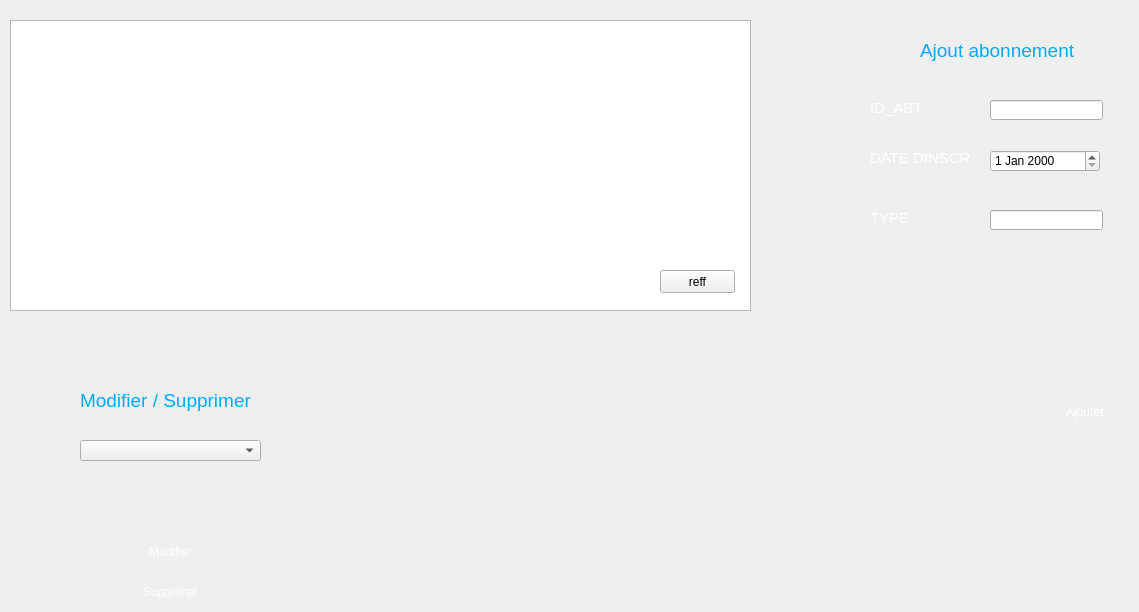
   <widget class="QWidget" name="tab_2">
    <attribute name="title">
     <string>abonnement</string>
    </attribute>
    <widget class="QLabel" name="label_7">
     <property name="geometry">
      <rect>
       <x>80</x>
       <y>390</y>
       <width>171</width>
       <height>21</height>
      </rect>
     </property>
     <property name="font">
      <font>
       <pointsize>14</pointsize>
      </font>
     </property>
     <property name="styleSheet">
      <string notr="true">color:rgb(0, 170, 255);border-image: url(:/images/images/WHITE.png);</string>
     </property>
     <property name="text">
      <string>Modifier / Supprimer</string>
     </property>
    </widget>
    <widget class="QComboBox" name="comboBoxabt">
     <property name="geometry">
      <rect>
       <x>80</x>
       <y>440</y>
       <width>181</width>
       <height>21</height>
      </rect>
     </property>
    </widget>
    <widget class="QPushButton" name="Supprimer_2">
     <property name="geometry">
      <rect>
       <x>120</x>
       <y>580</y>
       <width>101</width>
       <height>23</height>
      </rect>
     </property>
     <property name="styleSheet">
      <string notr="true">QPushButton {
color: #ffffff;
border: 0px solid ;
font: 10pt &quot;Segoe UI Black&quot;;
border-radius: 26px;
padding: 5px;
background: qradialgradient(cx: 0.3, cy: -0.4,
fx: 0.3, fy: -0.4,
radius: 1.65, stop: 0 #1E73E8, stop: 1 #1E73E8);
min-width: 80px;
}

QPushButton:hover {
background: qradialgradient(cx: 0.3, cy: -0.4,
fx: 0.3, fy: -0.4,
radius: 1.65, stop: 0 #5E9DF5, stop: 1 #5E9DF5);
}

 QPushButton:pressed {
background: qradialgradient(cx: 0.4, cy: -0.1,
fx: 0.4, fy: -0.1,
radius: 1.65, stop: 0 #0936F5, stop: 1 #0936F5);
}</string>
     </property>
     <property name="text">
      <string>Supprimer</string>
     </property>
    </widget>
    <widget class="QPushButton" name="Modifier_2">
     <property name="geometry">
      <rect>
       <x>120</x>
       <y>540</y>
       <width>101</width>
       <height>23</height>
      </rect>
     </property>
     <property name="styleSheet">
      <string notr="true">QPushButton {
color: #ffffff;
border: 0px solid ;
font: 10pt &quot;Segoe UI Black&quot;;
border-radius: 26px;
padding: 5px;
background: qradialgradient(cx: 0.3, cy: -0.4,
fx: 0.3, fy: -0.4,
radius: 1.65, stop: 0 #1E73E8, stop: 1 #1E73E8);
min-width: 80px;
}

QPushButton:hover {
background: qradialgradient(cx: 0.3, cy: -0.4,
fx: 0.3, fy: -0.4,
radius: 1.65, stop: 0 #5E9DF5, stop: 1 #5E9DF5);
}

 QPushButton:pressed {
background: qradialgradient(cx: 0.4, cy: -0.1,
fx: 0.4, fy: -0.1,
radius: 1.65, stop: 0 #0936F5, stop: 1 #0936F5);
}</string>
     </property>
     <property name="text">
      <string>Modifier</string>
     </property>
    </widget>
    <widget class="QLabel" name="label_8">
     <property name="geometry">
      <rect>
       <x>870</x>
       <y>100</y>
       <width>51</width>
       <height>16</height>
      </rect>
     </property>
     <property name="font">
      <font>
       <pointsize>11</pointsize>
      </font>
     </property>
     <property name="styleSheet">
      <string notr="true">color:rgb(255, 255, 255)</string>
     </property>
     <property name="text">
      <string>ID_ABT</string>
     </property>
    </widget>
    <widget class="QLineEdit" name="ID_ABT">
     <property name="geometry">
      <rect>
       <x>990</x>
       <y>100</y>
       <width>113</width>
       <height>20</height>
      </rect>
     </property>
     <property name="styleSheet">
      <string notr="true">border-image: url(:/images/images/WHITE.png);</string>
     </property>
     <property name="text">
      <string/>
     </property>
    </widget>
    <widget class="QLabel" name="label_9">
     <property name="geometry">
      <rect>
       <x>870</x>
       <y>150</y>
       <width>101</width>
       <height>16</height>
      </rect>
     </property>
     <property name="font">
      <font>
       <pointsize>11</pointsize>
      </font>
     </property>
     <property name="styleSheet">
      <string notr="true">color:rgb(255, 255, 255)</string>
     </property>
     <property name="text">
      <string>DATE DINSCRI</string>
     </property>
    </widget>
    <widget class="QLabel" name="label_10">
     <property name="geometry">
      <rect>
       <x>870</x>
       <y>210</y>
       <width>71</width>
       <height>16</height>
      </rect>
     </property>
     <property name="font">
      <font>
       <pointsize>11</pointsize>
      </font>
     </property>
     <property name="styleSheet">
      <string notr="true">color:rgb(255, 255, 255)</string>
     </property>
     <property name="text">
      <string>TYPE</string>
     </property>
    </widget>
    <widget class="QLineEdit" name="TYPE">
     <property name="geometry">
      <rect>
       <x>990</x>
       <y>210</y>
       <width>113</width>
       <height>20</height>
      </rect>
     </property>
     <property name="styleSheet">
      <string notr="true">border-image: url(:/images/images/WHITE.png);</string>
     </property>
     <property name="text">
      <string/>
     </property>
    </widget>
    <widget class="QLabel" name="label_11">
     <property name="geometry">
      <rect>
       <x>920</x>
       <y>40</y>
       <width>161</width>
       <height>21</height>
      </rect>
     </property>
     <property name="font">
      <font>
       <pointsize>14</pointsize>
      </font>
     </property>
     <property name="styleSheet">
      <string notr="true">color:rgb(0, 170, 255);border-image: url(:/images/images/WHITE.png);</string>
     </property>
     <property name="text">
      <string>Ajout abonnement</string>
     </property>
    </widget>
    <widget class="QPushButton" name="Ajouter_2">
     <property name="geometry">
      <rect>
       <x>1040</x>
       <y>400</y>
       <width>90</width>
       <height>23</height>
      </rect>
     </property>
     <property name="styleSheet">
      <string notr="true">QPushButton {
color: #ffffff;
border: 0px solid ;
font: 10pt &quot;Segoe UI Black&quot;;
border-radius: 26px;
padding: 5px;
background: qradialgradient(cx: 0.3, cy: -0.4,
fx: 0.3, fy: -0.4,
radius: 1.65, stop: 0 #1E73E8, stop: 1 #1E73E8);
min-width: 80px;
}

QPushButton:hover {
background: qradialgradient(cx: 0.3, cy: -0.4,
fx: 0.3, fy: -0.4,
radius: 1.65, stop: 0 #5E9DF5, stop: 1 #5E9DF5);
}

 QPushButton:pressed {
background: qradialgradient(cx: 0.4, cy: -0.1,
fx: 0.4, fy: -0.1,
radius: 1.65, stop: 0 #0936F5, stop: 1 #0936F5);
}</string>
     </property>
     <property name="text">
      <string>Ajouter</string>
     </property>
    </widget>
    <widget class="QDateEdit" name="dateEdit">
     <property name="geometry">
      <rect>
       <x>990</x>
       <y>150</y>
       <width>110</width>
       <height>22</height>
      </rect>
     </property>
     <property name="styleSheet">
      <string notr="true">border-image: url(:/images/images/WHITE.png);</string>
     </property>
    </widget>
    <widget class="QTableView" name="tableabt">
     <property name="geometry">
      <rect>
       <x>10</x>
       <y>20</y>
       <width>741</width>
       <height>291</height>
      </rect>
     </property>
     <property name="styleSheet">
      <string notr="true">border-image: url(:/images/images/WHITE.png);</string>
     </property>
    </widget>
    <widget class="QPushButton" name="pushButton_2">
     <property name="geometry">
      <rect>
       <x>660</x>
       <y>270</y>
       <width>75</width>
       <height>23</height>
      </rect>
     </property>
     <property name="text">
      <string>reff</string>
     </property>
    </widget>
   </widget>
